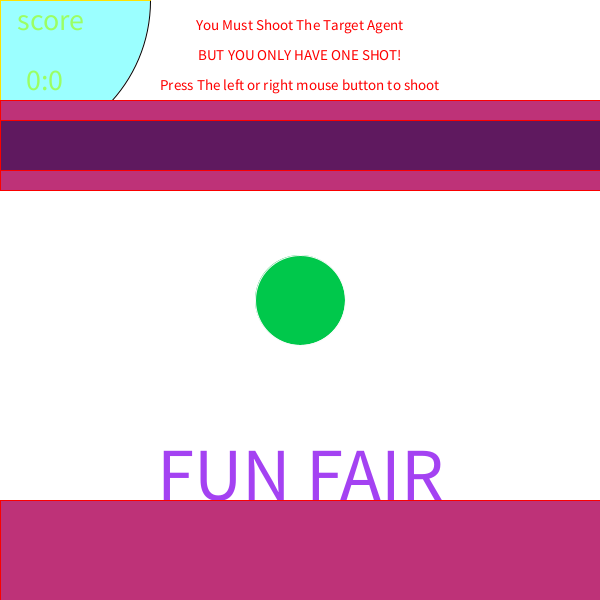
Frame 1 (no input)
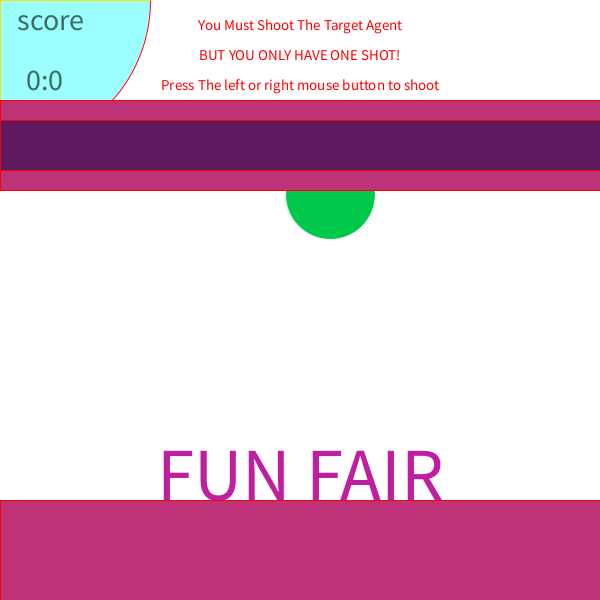
Frame 60 (the mouse pressed at the canvas centre just before this capture)
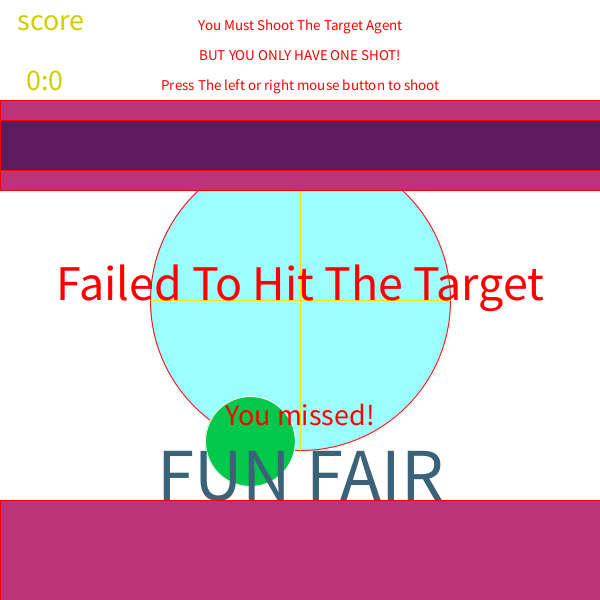
Frame 120 (the mouse held since frame 60 and released just before this capture)

The Processing sketch that drew these frames (run headless with seeded random() and noise(); from frame 60 on, the mouse is pressed at the canvas centre):

// Processing sketch: processing_84954
// ── processing_84954.pde

float eyeR = 255; //variable eye will be Red and will be the full 255
float eyeG = 255; //variable eye will be Green and will be the full 255
float eyeB = 255;//variable eye will be Blue and will be the full 255

void setup() //setting up the actual game
{
  size(600, 600); //size of the game
  background(0); //background kept at white
}

float x=0; //variable for the x
int y=0; //variable for y
float changex=5.5; //variable to make the ball bounce
int changey=10;    //variable to make the ball go side to side
void draw()
{
  background(255); //background kept at white
  fill(255,0,0); //colour of the text at the top which is red
  textSize(15); //text size of the writing
  textAlign(CENTER); //aligning the text
  text("You Must Shoot The Target Agent", 300, 30); //the text and what position it is at
  fill(255,0,0); //colour for the text below the first line
  text("BUT YOU ONLY HAVE ONE SHOT!", 300,60); //the text and what position it is at
  text("Press The left or right mouse button to shoot", 300,90); //the text and what position it is at
  
  textSize(30); //size of the text
  fill(eyeR,eyeG,0); // used the eyer and eyeg and left the blue out so it will keep changing to different colours
  text("score",50,30); //the text and its position
  text("0:0",45,90);//the text and its position
  
  
  fill(0, 255, 255, 100); //colour of the shooting crossmark
  ellipse(mouseX, mouseY, 300, 300); //using a circle to follow the mouse and the size of the circle 
  stroke(255,225,0); //the stroke of the cross lines
  line(mouseX-150, mouseY, mouseX+150, mouseY); // lines of the crossmark
  line(mouseX, mouseY-150, mouseX, mouseY+150); //lines of the cross mark
  
  stroke(250);// stroke for the line underneath the writing at the top
  
  line(0,100,600,100);// line under neath
  
  fill(0,200,75); // the colour of the ball
  ellipse(300+y, 300+x, 90, 90); //The ball bouncing
  y=y+changey; //makes the ball bounce side to side
  x=x+changex; // makes the ball bounce up and down
{ 
eyeR = random(255); //random colour for the word fun fair
eyeG = random(255); //random colour for the word fun fair
eyeB = random(255); //random colour for the word fun fair
   fill(eyeR,eyeG,eyeB); //setting the file to the random colours
  textSize(75); //size of the text 
    text("FUN FAIR", 300,500); // the text and its position
}
stroke(250,0,0); //stroke for the stall
fill(190,50,120); // the colour for the stall
rect(0,100,600,90); // the shape of the stall
rect(0,500,600,100); // the shape of the stall
fill(95,25,95); //using a different colour for the stall
rect(0,120,600,50); //the shape of the rect at the top


  if (x>240) //this bounces pass a certain area it will bounce back to a different position
  {
    changex=changex-11;
  }
  if (x<200)//this bounces pass a certain area it will bounce back to a different position
  {
    changex=changex+5;
  }
  if (y>300)//this bounces pass a certain area it will bounce back to a different position
  {
    changey=changey-20;
  }
  if (y<-300)//this bounces pass a certain area it will bounce back to a different position
  {
    changey=changey+20;
  }
  if (mousePressed==true) // if the mouse is pressed what i want to appear is down below
  

  {
    fill(255,0,0); //once the mouse is pressed i want words to appear and this is editing the fill of the words
    textSize(30); // the size of the text appearing once pressed
    textAlign(CENTER); // aligning the text when it appears
    text("You missed!", 300, 425); // you have missed will appear once a shot is fired
    textSize(50); // size of the text
    text("Failed To Hit The Target", 300, 300); //the text and its position.
    
    
  }
}
